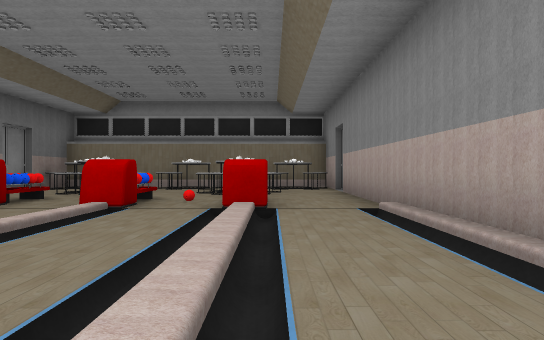
[1] (above)

13 first-person views from a walk through a Unity game level. The camera is 0.57 m above the floor, looks level and sees 70° across. The floor is counted in squares, 1 m on a side. Each view is taken from the middle of a square. On the plan, view 1 faces up. The plan holds only what a view shows up to about 10 squares ahead; the rest is blank.

[2]
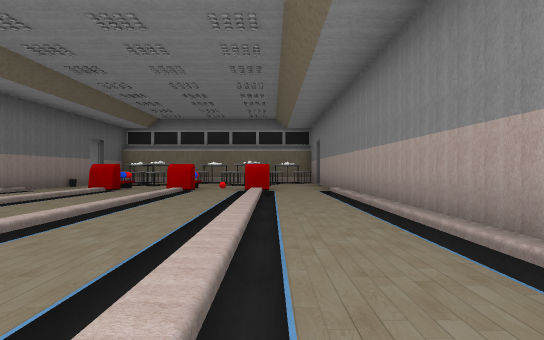

[3]
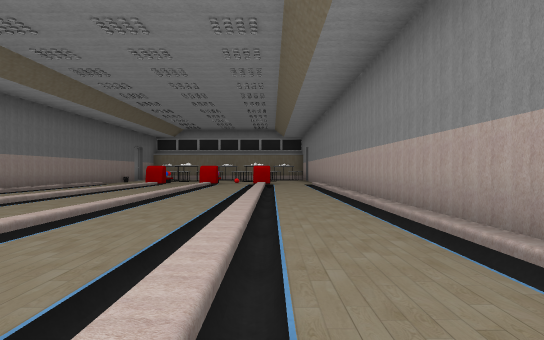

[4]
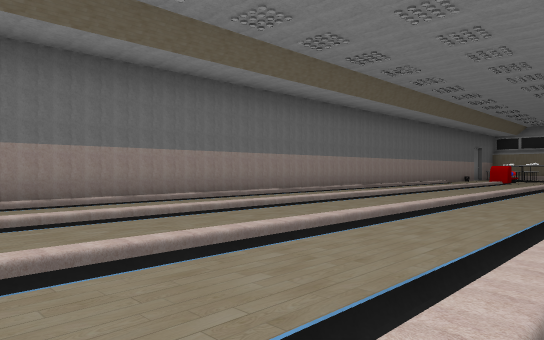

[5]
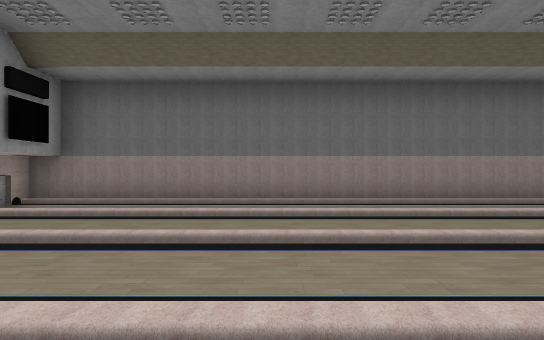

[6]
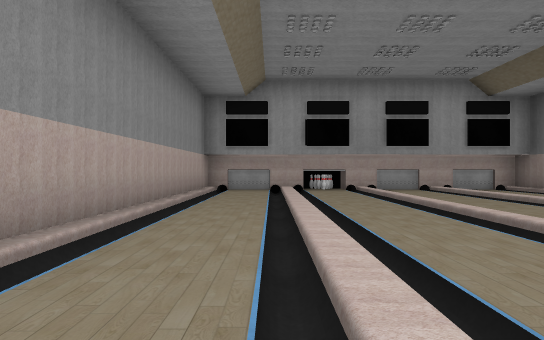

[7]
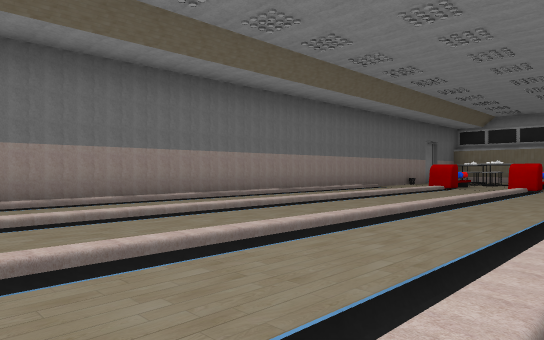

[8]
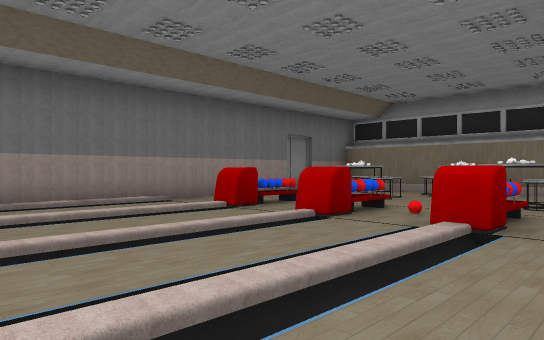

[9]
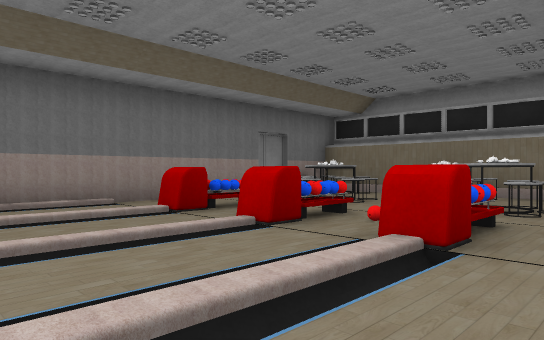

[10]
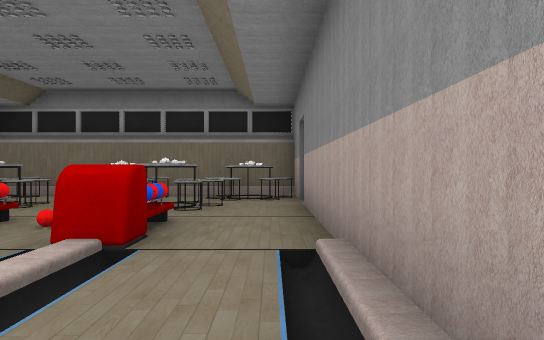

[11]
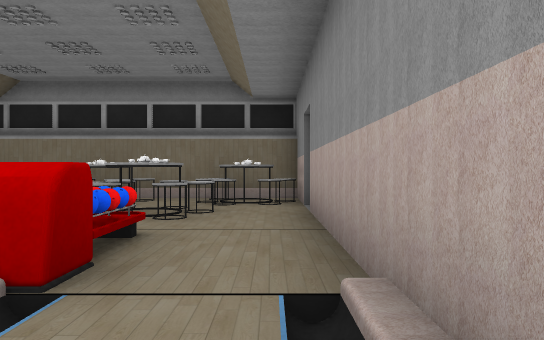

[12]
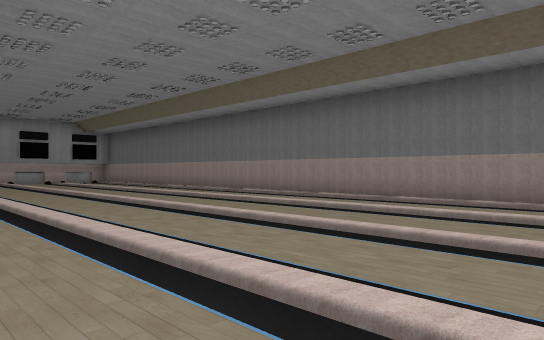

[13]
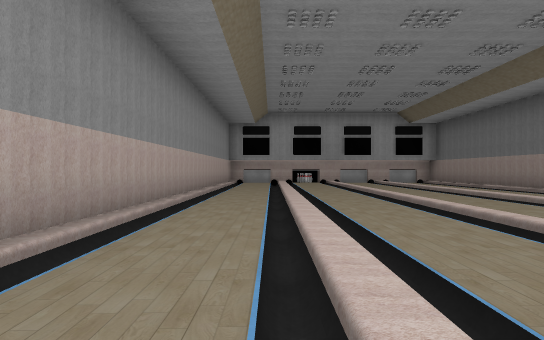

### Floor plan
Key: @ floor where view 1 was taken; # wall or solid block; x gap in a wall; . floor; / step, stairs or slope; = window, fence, low wall or low ledge; ^ raised ledge; O other object.
Columns run from 6 left of view 1 to 2 right of it. Each row starts with its distance up from view 1.
 11  ########
 10 #^#^^^#^#
  9 #.^^.=..#
  8 #.##.^#.#
  7  .......#
  6 #.O.OOO.#
  5 #.^.^x^/#
  4 #.^.=.//#
  3 #.^.=.//#
  2 #.^.=.//#
  1 #.^.=.//#
  0 #.^.=.@/#
 -1 #.^.=.//#
 -2 #.^.=.//#
 -3 #.^.=.//#
 -4 #.^.=.//#
 -5 #.^.=.//#
 -6 #.^.=.//#
 -7 #.^.=.//#
 -8 #.^.=.//#
 -9 #.^.=.//#
-10 #.^.=.//#
-11 #.^.=.//#
-12 #.^.=.//#
-13 #.^.=.//#
-14 #########

Where each view was taken, in squares from view 1:
view 1: 0 up, 0 right, facing up
view 2: 4 down, 0 right, facing up
view 3: 8 down, 0 right, facing up
view 4: 10 down, 0 right, facing up-left
view 5: 10 down, 1 right, facing left
view 6: 5 down, 0 right, facing down
view 7: 5 down, 0 right, facing up-left
view 8: 1 up, 1 right, facing up-left
view 9: 2 up, 1 right, facing up-left
view 10: 2 up, 1 right, facing up
view 11: 3 up, 1 right, facing up
view 12: 3 up, 1 right, facing down-left
view 13: 0 up, 0 right, facing down
